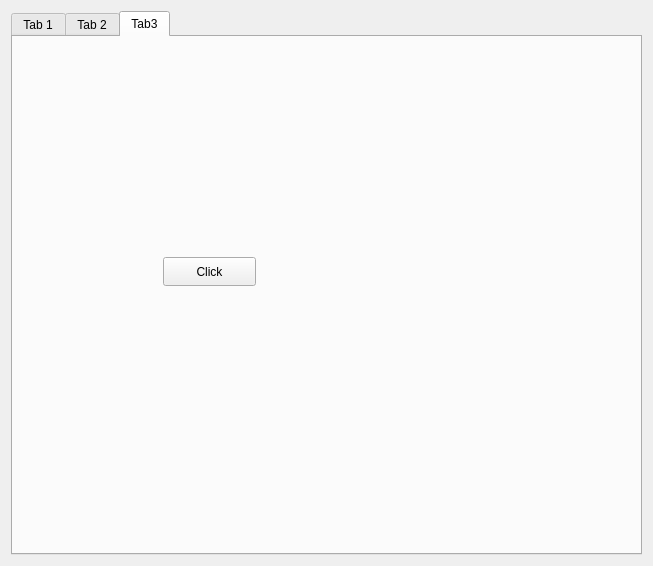
<?xml version="1.0" encoding="UTF-8"?>
<ui version="4.0">
 <class>Widget</class>
 <widget class="QWidget" name="Widget">
  <property name="geometry">
   <rect>
    <x>0</x>
    <y>0</y>
    <width>653</width>
    <height>566</height>
   </rect>
  </property>
  <property name="windowTitle">
   <string>Widget</string>
  </property>
  <layout class="QVBoxLayout" name="verticalLayout">
   <item>
    <widget class="QTabWidget" name="tabWidget">
     <property name="currentIndex">
      <number>2</number>
     </property>
     <widget class="QWidget" name="tab">
      <attribute name="title">
       <string>Tab 1</string>
      </attribute>
      <layout class="QHBoxLayout" name="horizontalLayout">
       <item>
        <widget class="QPushButton" name="pushButton">
         <property name="text">
          <string>One</string>
         </property>
        </widget>
       </item>
       <item>
        <widget class="QPushButton" name="pushButton_2">
         <property name="text">
          <string>Two</string>
         </property>
        </widget>
       </item>
      </layout>
     </widget>
     <widget class="QWidget" name="tab_2">
      <attribute name="title">
       <string>Tab 2</string>
      </attribute>
      <layout class="QVBoxLayout" name="verticalLayout_2">
       <item>
        <widget class="QLineEdit" name="lineEdit"/>
       </item>
      </layout>
     </widget>
     <widget class="QWidget" name="tab_3">
      <attribute name="title">
       <string>Tab3</string>
      </attribute>
      <widget class="QPushButton" name="pushButton_3">
       <property name="geometry">
        <rect>
         <x>150</x>
         <y>220</y>
         <width>93</width>
         <height>29</height>
        </rect>
       </property>
       <property name="text">
        <string>Click</string>
       </property>
      </widget>
     </widget>
    </widget>
   </item>
  </layout>
 </widget>
 <resources/>
 <connections/>
</ui>
